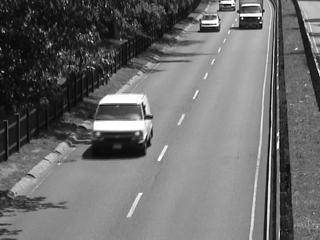
#> input picture lab4/I.jpg, 320 x 240 px
$ python Skale.py
#> lines starting #> are read from the running program, lines starting #| are printed output that depends on the picture
import cv2
import numpy as np
import matplotlib.pyplot as plt


def of(IG, JG, u0, v0, W2=1, dY=1, dX=1):
    height = IG.shape[0]
    width = IG.shape[1]
    u = np.zeros(IG.shape, np.int8)
    v = np.zeros(IG.shape, np.int8)
    for j in range(0 + W2 + 1, height - W2 - 1):
        for i in range(0 + W2 + 1, width - W2 - 1):
            # print(u0[j, i])
            IO = np.float32(IG[j - W2: j + W2 + 1, i - W2: i + W2 + 1])
            min_sq_diff_sum = 10e9
            for y in range(-dX, dX + 1):
                for x in range(-dY, dY + 1):
                    JO = np.float32(JG[j - W2 + y + u0[j, i]: j + W2 + 1 + y + u0[j, i], i - W2 + x + v0[j, i] : i + W2 + 1 + x + v0[j, i]])
                    sq_diff_sum = np.sum(np.sqrt((np.square(JO - IO))))
                    if sq_diff_sum < min_sq_diff_sum:
                        min_sq_diff_sum = sq_diff_sum
                        x_min = y
                        y_min = x
            u[j, i] = x_min + u0[j, i]
            v[j, i] = y_min + v0[j, i]
    return u, v


def pyramid(im, max_scale):
    images = [im]
    for k in range(1, max_scale):
        images.append(cv2.resize(images[k-1], (0, 0), fx=0.5, fy=0.5))
    return images


I = cv2.imread("I.jpg")
#> I is the input picture: shape (240, 320, 3); min 0, max 255, mean 107.9
J = cv2.imread("J.jpg")
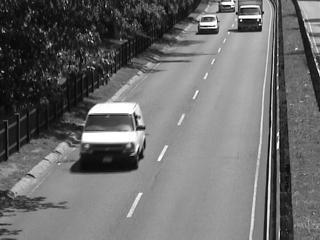
#> input picture lab4/J.jpg, 320 x 240 px
#> J is the input picture: shape (240, 320, 3); min 0, max 255, mean 107.9

IG = cv2.cvtColor(I, cv2.COLOR_BGR2GRAY)
JG = cv2.cvtColor(J, cv2.COLOR_BGR2GRAY)

max_scale = 3
IP = pyramid(IG, max_scale)
#> after the loop in pyramid, `for k in range(1, max_scale):`: images = 3 items
#> IP = 3 items
JP = pyramid(JG, max_scale)
#> JP = 3 items

u0 = np.zeros(IP[-1].shape, np.uint8)
v0 = np.zeros(JP[-1].shape, np.uint8)

for k in range(1, max_scale+1):
    if k != 1:
        u0 = cv2.resize(u, (0, 0), fx=2, fy=2, interpolation=cv2.INTER_NEAREST)
        v0 = cv2.resize(v, (0, 0), fx=2, fy=2, interpolation=cv2.INTER_NEAREST)
    u, v = of(IP[-k], JP[-k], u0, v0)
#> this loop made 3 passes
#> pass 1, `u, v = of(IP[-k], JP[-k], u0, v0)`:
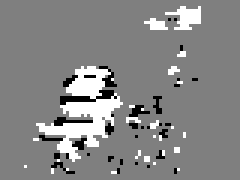
#> u: shape (60, 80) int8 (shown 3 times larger); min -1, max 1, mean 0.0567; drawn with min black and max white
#> pass 1, `u, v = of(IP[-k], JP[-k], u0, v0)`:
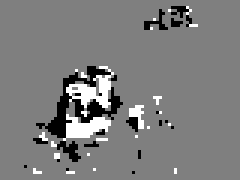
#> v: shape (60, 80) int8 (shown 3 times larger); min -1, max 1, mean -0.0142; drawn with min black and max white
#> after the loop:
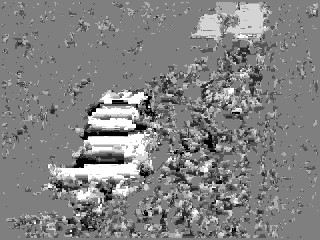
#> u: shape (240, 320) int8; min -3, max 3, mean 0.073; drawn with min black and max white
#> after the loop:
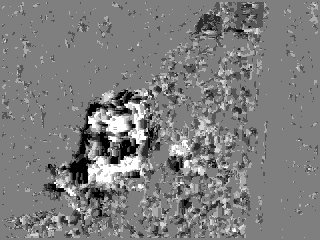
#> v: shape (240, 320) int8; min -3, max 3, mean -0.0421; drawn with min black and max white

plt.figure(1)
plt.gca().invert_yaxis()
# plt.imshow(IG)
plt.quiver(u, v)
plt.show()
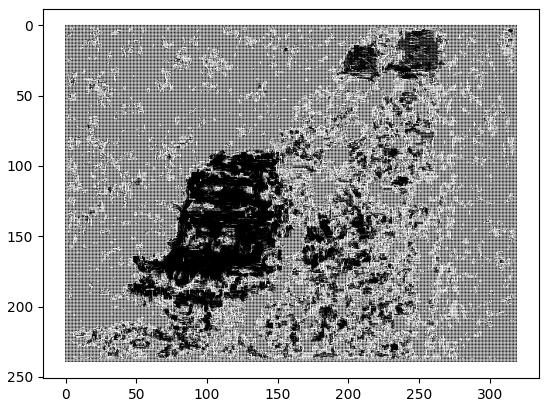
#> figure drawn by matplotlib, 1 panel
